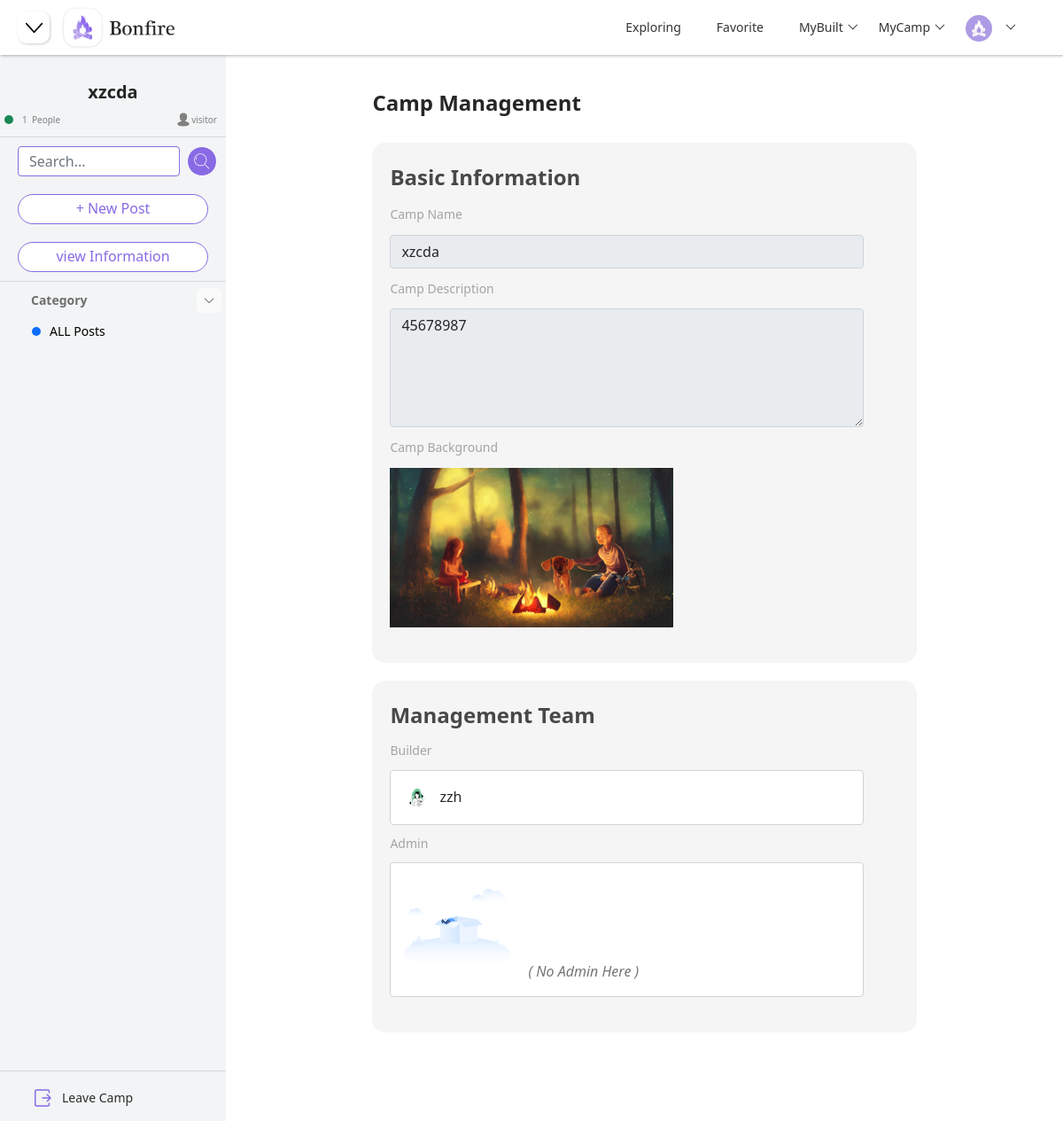
Page /camp/6/manage (signed in) on the earlier database version.
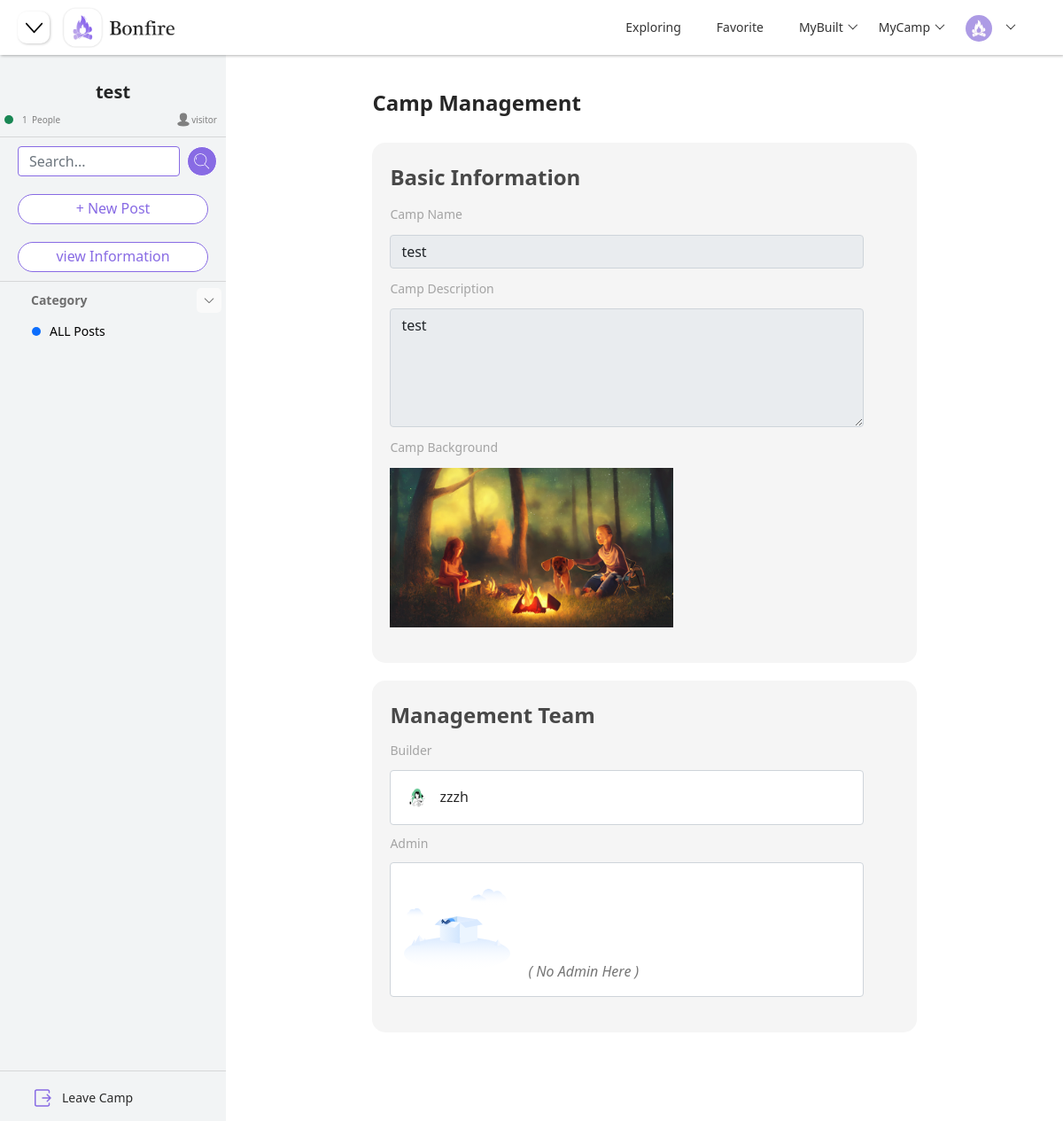
Same page on the later database version.
### models.py (models this page shows)
class CampModel(db.Model):
    __tablename__ = "camp"
    id = db.Column(db.Integer, primary_key=True, autoincrement=True)
    name = db.Column(db.String(100), nullable=False, unique=False)
    description = db.Column(db.String(200), nullable=True)
    background = db.Column(db.String(200), nullable=True, default="default_camp.png")
    create_time = db.Column(db.DateTime, default=datetime.now)

class UserModel(db.Model):
    __tablename__ = "user"
    id = db.Column(db.Integer, primary_key=True, autoincrement=True)
    username = db.Column(db.String(200), nullable=False, unique=False)
    email = db.Column(db.String(100), nullable=False, unique=False)
    password = db.Column(db.String(200), nullable=False)
    avatar = db.Column(db.String(200), nullable=False, default="default.png")
    gender = db.Column(db.String(10), nullable=True)
    birthday = db.Column(db.DateTime, nullable=True)
    description = db.Column(db.String(200), nullable=True)
    join_time = db.Column(db.DateTime, default=datetime.now)
    email_inform = db.Column(db.Boolean, default=True)

### blueprints/camp.py (the view)
class ManageCamp(Resource):
    method_decorators = [login_required, check_category]
    def get(self, camp_id):
        session["camp_id"] = camp_id
        camp = CampModel.query.filter_by(id=camp_id).first()
        if camp is None:
            return render_template("404.html")
        camp_user = CampUserModel.query.filter_by(camp_id=camp_id).all()
        users_num = len(camp_user)
        camp_dict = {"camp_id": camp.id, "camp_name": camp.name, "camp_description": camp.description,
                     "camp_background": camp.background, "users_num": users_num}
        user_id = session.get("user_id")
        if user_id:
            camp_user = CampUserModel.query.filter_by(user_id=user_id, camp_id=camp_id).first()
            if camp_user:
                identity = camp_user.identity
            else:
                identity = "visitor"
        else:
            identity = "visitor"
        categories = CategoryModel.query.filter_by(camp_id=camp_id).all()
        categories_list = []
        categories_dict = {}
        for category in categories:
            categories_dict["category_id"] = category.id
            categories_dict["category_name"] = category.name
            categories_dict["category_color"] = category.color
            categories_list.append(categories_dict)
            categories_dict = {}
        camp_builders = get_all_camp_builder()
        camp_joins = get_all_camp_join()
        builder_info = {}
        camp_builder = CampUserModel.query.filter_by(camp_id=camp_id, identity="Builder").first()
        if camp_builder:
            builder = UserModel.query.filter_by(id=camp_builder.user_id).first()
            builder_info["user_id"] = builder.id
            builder_info["user_name"] = builder.username
            builder_info["user_avatar"] = builder.avatar
        admin_info = []
        camp_admins = CampUserModel.query.filter_by(camp_id=camp_id, identity="Admin").all()
        for camp_admin in camp_admins:
            admin = UserModel.query.filter_by(id=camp_admin.user_id).first()
            admin_dict = {"user_id": admin.id, "user_name": admin.username, "user_avatar": admin.avatar}
            admin_info.append(admin_dict)
        if not admin_info:
            admin_info = None
        return render_template("manage.html", camp=camp_dict, categories=categories_list, identity=identity,
                               camp_builders=camp_builders, camp_joins=camp_joins, builder=builder_info,
                               admins=admin_info, page_status="manage")

### templates/manage.html (shortened to what this page needs)
{% extends "components/index_navi.html" %}
{% block head %}
    <link rel="stylesheet" href="{{ url_for('static', filename='css/camp.css') }}">
    <link rel="stylesheet" href="{{ url_for('static', filename='css/manage.css') }}">
{% endblock %}
{% block navi_shrink %}
    <button class="justify-content-start shrink-btn" onclick="side()">
    </button>
{% endblock %}
{% block body %}
    {% include "components/camp_side.html" %}
    {% include "components/manage_camp.html" %}
{% endblock %}

### templates/components/index_navi.html (shortened to what this page needs)
<!DOCTYPE html>
<html lang="en">
<head>
    <link rel="stylesheet" href="{{ url_for('static', filename='bootstrap/bootstrap@5.1.1.min.css') }}">
    <link rel="stylesheet" href="{{ url_for('static', filename='css/base.css') }}">
    <link rel="stylesheet" href="{{ url_for('static', filename='layui/css/layui.css') }}">
    {% block head %}{% endblock %}
</head>
<body>
<nav class="navbar navbar-expand-md nav-bar fixed-top">
    {% block navi_shrink %}{% endblock %}
    <img class="justify-content-start navi-logo"
         src={{ url_for("static", filename="images/nav-logo.png") }}>
    <div class="collapse navbar-collapse justify-content-end nav-content" id="collapsibleNavbar">
        <ul class="navbar-nav nav-title layui-nav">
            <li class="layui-nav-item">
                <a href="{{ url_for("index.index") }}">Exploring</a>
            </li>
            <li class="layui-nav-item">
                <a href="/user/favorite">Favorite</a>
            </li>
            <li class="layui-nav-item">
                <a href="javascript:">MyBuilt</a>
            </li>
            <li class="layui-nav-item">
                <a href="javascript:">MyCamp</a>
            </li>
            <li class="layui-nav-item">
                <a href="javascript:;">
                    {% if user.avatar == "default.png" %}
                        <img src="{{ url_for('static', filename='images/default.png') }}" alt="avatar"
                             class="layui-nav-img" id="navi-logo">
                    {% else %}
                        <img class="layui-nav-img"
                             src="/static/upload/avatar/{{ user.avatar }}"
                             alt="avatar" id="navi-logo">
                    {% endif %}
                </a>
            </li>
        </ul>
    </div>
</nav>
{% block body %}{% endblock %}
</body>
</html>

### templates/components/camp_side.html (shortened to what this page needs)
<div class="container-fluid" id="main-body">
    <div class="side-menu" id="side-menu">
        <div id="hide-menu">
            <div class="camp-info" id="camp-info">
                <h3 class="camp-name">
                    {{ camp["camp_name"] }}
                </h3>
                <div class="people-info">
                    <div class="item-info-people">
                        <div class="circle bg-success"></div>
                        <p class="info-people">{{ camp["users_num"] }} &nbsp</p>
                        <p class="info-people">People</p>
                    </div>
                    <div class="camp-identity">
                        <p class="info-people">{{ identity }}</p>
                    </div>
                </div>
            </div>
            <hr class="segmentation">
            <form class="d-flex" id="search-bar" method="get" action="/camp/searchpost">
                <input class="form-control me-2 add-input" type="search" placeholder="Search..." name="post_search">
                <button class="btn btn-primary" type="submit" id="search-btn">
                </button>
            </form>
            <a class="side-btn" href="/camp/{{ camp["camp_id"] }}/post">
                + New Post
            </a>
            {% if identity == "Admin" or identity == "Builder" %}
                <a class="side-btn" href="/camp/{{ camp["camp_id"] }}/manage">
                    Manage Camp
                </a>
            {% else %}
                <a class="side-btn" href="/camp/{{ camp["camp_id"] }}/manage">
                    view Information
                </a>
            {% endif %}
            <hr class="segmentation">
            <div class="side-title">
                <p id="category_list">Category</p>
                <button style="transform: rotate(0deg)" type="button" class="btn-toggle side-title-btn"
                        id="side-title-btn2"
                        onclick="rotate()" data-bs-toggle="collapse" data-bs-target="#dashboard">
                </button>
            </div>
            <div class="collapse show" id="dashboard">
                <div class="side-list2 side-list3">
                    <ul class="nav nav-pills flex-column mb-auto">
                        {% if page_status == "ALL" %}
                            <li class="nav-item nav-items nav-link list-items2 active-camp">
                                <a href="/camp/{{ camp["camp_id"] }}"
                                   class="list-item-link">
                                    <div class="circle bg-primary"></div>
                                    ALL Posts
                                </a>
                            </li>
                        {% else %}
                            <li class="nav-item nav-items nav-link list-items2">
                                <a href="/camp/{{ camp["camp_id"] }}"
                                   class="list-item-link">
                                    <div class="circle bg-primary"></div>
                                    ALL Posts
                                </a>
                            </li>
                        {% endif %}
                    </ul>
                </div>
            </div>
            <div class="side-bottom">
                <hr class="segmentation">
                <div class="dropdown">
                    <ul class="nav nav-pills flex-column mb-auto " id="side-list">
                        <li class="nav-item nav-items" id="leave-camp">
                            <a href="javascript:;" class="nav-link list-items" onclick="leave_camp()">
                                Leave Camp
                            </a>
                        </li>
                    </ul>
                </div>
            </div>
        </div>
    </div>
</div>

### templates/components/manage_camp.html (shortened to what this page needs)
<div class="container-box" id="container-box">
    <div class="center" id="center-box">
        <div class="manage-container">
            <h3 class="manage-title">
                Camp Management
            </h3>
            <form id="edit-camp">
                <div class="manage-basic-info">
                    <p class="manage-box-title">Basic Information</p>
                    <div class="col">
                        <label for="manage_camp_name" class="form-info">Camp Name</label>
                        {% if identity == "Admin" or identity == "Builder" %}
                            <input class="form-control form-input manage-input" id="manage_camp_name"
                                   name="manage_camp_name"
                                   value="{{ camp["camp_name"] }}">
                        {% else %}
                            <input class="form-control form-input manage-input" id="manage_camp_name"
                                   name="manage_camp_name"
                                   value="{{ camp["camp_name"] }}" disabled>
                        {% endif %}
                    </div>
                    <div class="col">
                        <label for="manage_camp_description" class="form-info">Camp Description</label>
                        {% if identity == "Admin" or  identity == "Builder" %}
                            <textarea class="form-control form-input manage-input" id="manage_camp_description"
                                      name="manage_camp_description"
                                      rows="5">{{ camp["camp_description"] }}</textarea>
                        {% else %}
                            <textarea class="form-control form-input manage-input" id="manage_camp_description"
                                      name="manage_camp_description"
                                      rows="5" disabled>{{ camp["camp_description"] }}</textarea>
                        {% endif %}
                    </div>
                    <div class="col">
                        {% if identity == "Admin" or  identity == "Builder" %}
                            <label for="description" class="form-label form-info">Upload a Photo:</label>
                        {% else %}
                            <label for="description" class="form-label form-info">Camp Background</label>
                        {% endif %}
                        <div class="layui-upload">
                            <div class="layui-upload-list">
                                {% if identity == "Admin" or  identity == "Builder" %}
                                    <img class="upload-img" id="re_upload_background"
                                         src="/static/upload/background/{{ camp["camp_background"] }}">
                                {% else %}
                                    <img class="upload-img"
                                         src="/static/upload/background/{{ camp["camp_background"] }}">
                                {% endif %}
                            </div>
                        </div>
                    </div>
                </div>
                <div class="manage-basic-info">
                    <p class="manage-box-title">Management Team</p>
                    <div class="col">
                        <div class="col">
                            <p class="form-info">Builder</p>
                            <div class="builder">
                                <img class="layui-nav-img" src="/static/upload/avatar/{{ builder["user_avatar"] }}">
                                <p>{{ builder["user_name"] }}</p>
                            </div>
                        </div>
                        <p class="form-info">Admin</p>
                        {% if admins != None %}
                            <div class="admin">
                                {% if identity == "Builder" %}
                                    {% for admin in admins %}
                                        <div class="admin-item"
                                             onclick="delete_admin({{ camp["camp_id"] }}, {{ admin["user_id"] }}, '{{ admin["user_name"] }}')">
                                            <img class="layui-nav-img"
                                                 src="/static/upload/avatar/{{ admin["user_avatar"] }}">
                                            <p>{{ admin["user_name"] }}</p>
                                        </div>
                                    {% endfor %}
                                {% else %}
                                    {% for admin in admins %}
                                        <div class="admin-item-normal">
                                            <img class="layui-nav-img"
                                                 src="/static/upload/avatar/{{ admin["user_avatar"] }}">
                                            <p>{{ admin["user_name"] }}</p>
                                        </div>
                                    {% endfor %}
                                {% endif %}
                            </div>
                        {% else %}
                            <div class="no_admin">
                                <p style="margin-left: 20px; font-style: italic">( No Admin Here )</p>
                            </div>
                        {% endif %}
                    </div>
                </div>
            </form>
        </div>
    </div>
</div>

Differences in the rows shown:
changed CampModel: camp_name "xzcda" → "test"; manage_camp_name "xzcda" → "test"; manage_camp_description "45678987" → "test"
changed UserModel: user_name "zzh" → "zzzh"
